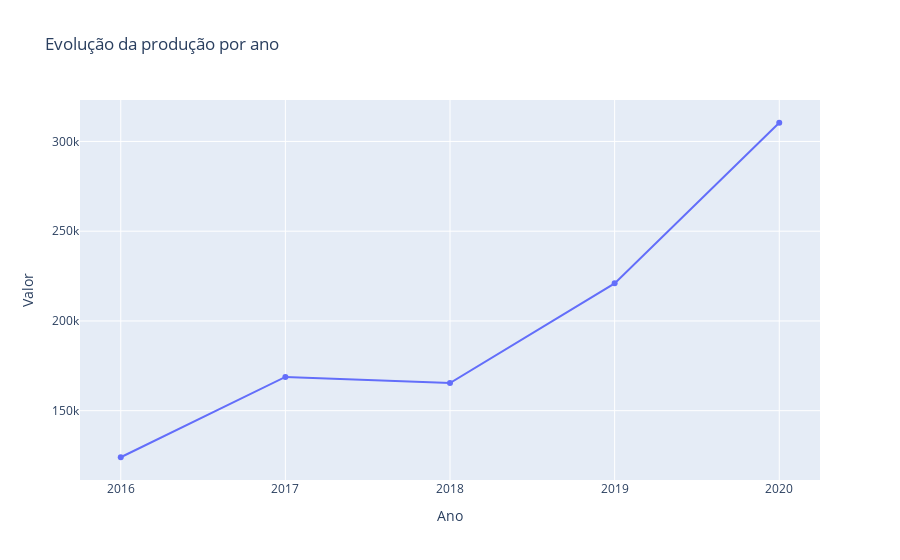

Notebook source saved alongside this figure:
### Code cell
fig = px.line(df_anual, x="Ano", y="Valor", 
              markers=True, title='Evolução da produção por ano')
fig.show()

### Figure 1 — Plotly figure (JSON) as saved in the notebook; plotly's stock layout.template omitted (floating-point values rounded to 4 significant figures)
{"data": [{"hovertemplate": "Ano=%{x}<br>Valor=%{y}<extra></extra>", "legendgroup": "", "line": {"color": "#636efa", "dash": "solid"}, "marker": {"symbol": "circle"}, "mode": "lines+markers", "name": "", "orientation": "v", "showlegend": false, "type": "scatter", "x": ["2016", "2017", "2018", "2019", "2020"], "xaxis": "x", "y": [124052, 168796, 165424, 220942, 310419], "yaxis": "y"}], "layout": {"legend": {"tracegroupgap": 0}, "title": {"text": "Evolução da produção por ano"}, "xaxis": {"anchor": "y", "domain": [0, 1], "title": {"text": "Ano"}}, "yaxis": {"anchor": "x", "domain": [0, 1], "title": {"text": "Valor"}}}}
